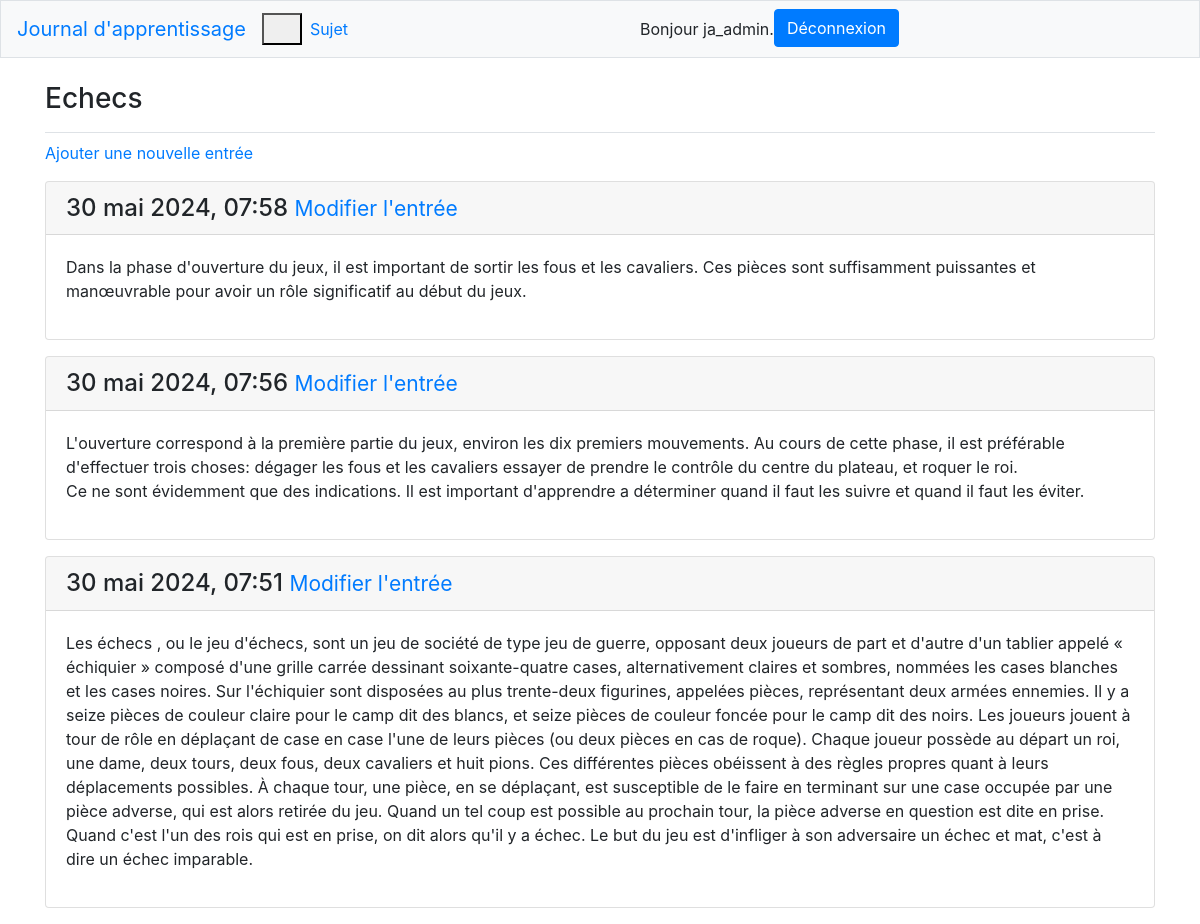
The page /topics/1/ (signed in) on the database its author committed.
### journaux_apprentissage/models.py (models this page shows, shortened)
class Topic(models.Model):
    text = models.CharField(max_length=200)
    date_added = models.DateTimeField(auto_now_add=True)
    owner = models.ForeignKey(User, on_delete=models.CASCADE)
    def __str__(self):
        return self.text

class Entry(models.Model):
    topic = models.ForeignKey(Topic, on_delete=models.CASCADE)
    date_added = models.DateTimeField(auto_now_add=True)
    text = models.TextField()
    class Meta:
        verbose_name_plural = 'entries'

### journaux_apprentissage/views.py (the view)
# urls.py: path('topics/<int:topic_id>/', views.topic, name='topic'),
@login_required
def topic(request, topic_id):
    topic = Topic.objects.get(id=topic_id)
    if topic.owner != request.user:
        raise Http404
    entries = topic.entry_set.order_by('-date_added')
    context = {'topic': topic, 'entries': entries}
    return render(request, 'journaux_apprentissage/topic.html', context)

### journaux_apprentissage/templates/journaux_apprentissage/topic.html
{% extends "journaux_apprentissage/base.html" %}
{% block page_header %}
    <h3>{{ topic }}</h3>
{% endblock page_header %}
{% block content %}
    <p>
        <a href="{% url 'journaux_apprentissage:new_entry' topic.id %}">
            Ajouter une nouvelle entrée</a>
    </p>
    {% for entry in entries %}
        <div class="card mb-3">
            <h4 class="card-header">
                {{ entry.date_added|date:'d F Y, H:i' }}
                <small><a href="{% url 'journaux_apprentissage:edit_entry' entry.id %}">
                    Modifier l'entrée</a></small>
            </h4>
            <div class="card-body">
                {{ entry.text|linebreaks }}
            </div>
        </div>
    {% empty %}
        <p>Aucune entrée n'a encore été ajouté à ce sujet.</p>
    {% endfor %}
{% endblock content %}

### journaux_apprentissage/templates/journaux_apprentissage/base.html (shortened to what this page needs)
{% load bootstrap4 %}
<!doctype html>
<html lang="fr">
<head>
    {% bootstrap_css %}
</head>
<body>
    <nav class="navbar navbar-expand-md navbar light bg-light mb-4 border">
    <a class="navbar-brand" href="{% url 'journaux_apprentissage:index' %}">
        Journal d'apprentissage</a>
    <button class="navbar-toogler" type="button" data-toggle="collapse"
        data-target="#navbarCollapse" aria-controls="navbarCollapse"
        aria-expanded="false" aria-label="Toogle navigation">
        <span class="navbar-toggler-icon"></span>
    </button>
    <div class="collapse navbar-collapse" id="navbarCollapse">
        <ul class="navbar-nav mr-auto">
            <li class="nav-item">
                <a class="nav-link"
                    href="{% url 'journaux_apprentissage:topics' %}">Sujet</a>
            </li>
        </ul>
        <ul class="navbar-nav mr-auto">
            {% if user.is_authenticated %}
                <li class="nav-item">
                    <span class="navbar-text">Bonjour {{ user.username }}.</span>
                </li>
                <li>
                    <form method="post" action="{% url 'utilisateurs:logout' %}">
                        <button name="submit" class="btn btn-primary ">Déconnexion</button>
                    </form>
                </li>
            {% endif %}
        </ul>
    </div>
    </nav>
    <main role="main" class="container">
        <div class="pb-2 mb-2 border-bottom">
            {% block page_header %}{% endblock page_header %}
        </div>
        <div>
            {% block content %}{% endblock content %}
        </div>
    </main>
</body>

### rows shown on the page
Topic: text "Echecs"
Entry: date_added "30 mai 2024, 07:58", text "Dans la phase d'ouverture du jeux, il est important de sortir les fous et les cavaliers. Ces pièces sont suffisamment puissantes et manœuvrable pour avoir un rôle significatif au début du jeux."
Entry: date_added "30 mai 2024, 07:56", text "L'ouverture correspond à la première partie du jeux, environ les dix premiers mouvements. Au cours de cette phase, il est préférable d'effectuer trois choses: dégager les fous et les cavaliers essayer de prendre le contrôle du centre du plateau, et roquer le roi. Ce ne sont évidemment que des indications. Il est important d'apprendre a déterminer quand il faut les suivre et quand il faut les éviter."
Entry: date_added "30 mai 2024, 07:51", text "Les échecs , ou le jeu d'échecs, sont un jeu de société de type jeu de guerre, opposant deux joueurs de part et d'autre d'un tablier appelé « échiquier » composé d'une grille carrée dessinant soixante-quatre cases, alternativement claires et sombres, nommées les cases blanches et les cases noires. Sur l'échiquier sont disposées au plus trente-deux figurines, appelées pièces, représentant deux armées ennemies. Il y a seize pièces de couleur claire pour le camp dit des blancs, et seize pièces de couleur foncée pour le camp dit des noirs. Les joueurs jouent à tour de rôle en déplaçant de case en case l'une de leurs pièces (ou deux pièces en cas de roque). Chaque joueur possède au départ un…"

### other values the page prints
{{ user.username }} "ja_admin"
